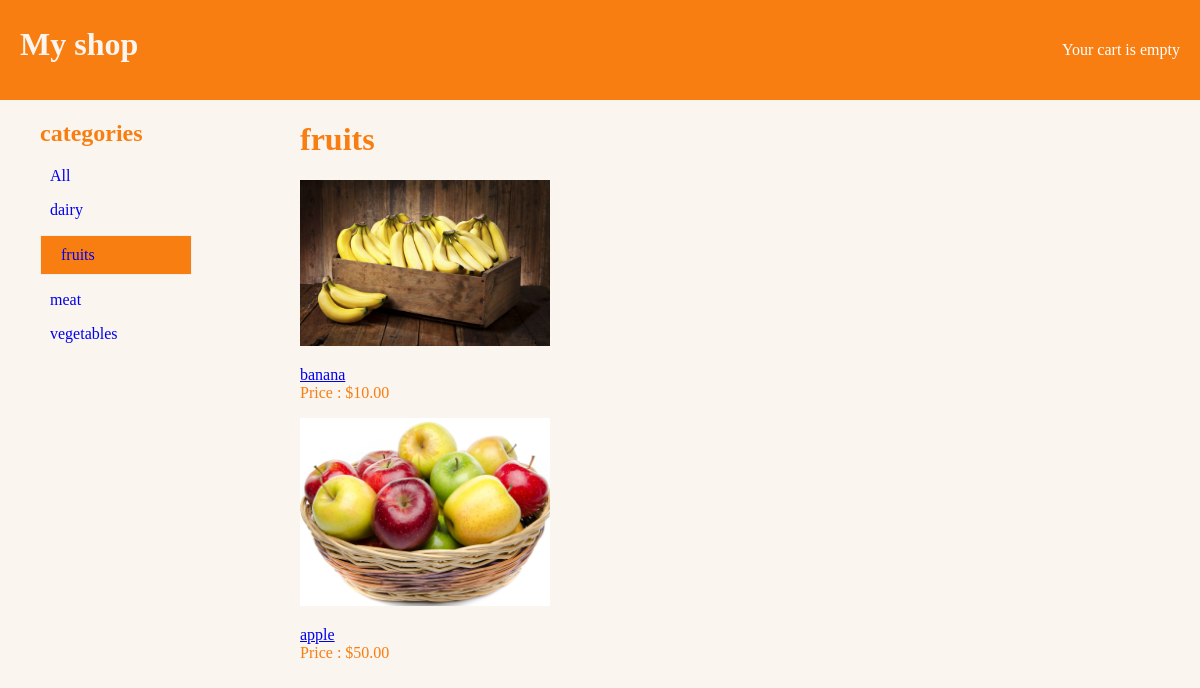
/fruits/, run on the app's committed database.
### shop/models.py (models this page shows, shortened)
class Category(models.Model):
	name = models.CharField(max_length=200,db_index=True)
	slug = models.SlugField(max_length=200,db_index=True,unique=True)
	class Meta:
		ordering = ('name',)
		verbose_name = "Category"
		verbose_name_plural = "Categorys"
	def get_absolute_url(self):
		return reverse('shop:product_list_category',args=[self.slug])

class Product(models.Model):
	category 	= models.ForeignKey(Category,related_name='product',on_delete=models.CASCADE)
	name 		= models.CharField(max_length=200,db_index=True)
	slug 		= models.SlugField(max_length=200,db_index=True)
	Image 		= models.ImageField(blank=True)
	description = models.TextField(blank=True)
	price 		= models.DecimalField(max_digits=10,decimal_places=2)
	stock 		= models.PositiveIntegerField()
	available 	= models.BooleanField(default=True)
	created 	= models.DateTimeField(auto_now_add=True)
	updated 	= models.DateTimeField(auto_now=True)
	class Meta:
		ordering = ('-created',)
		index_together = (('id','slug'),)
		verbose_name = "Product"
		verbose_name_plural = "Products"
	def get_absolute_url(self):
		return reverse('shop:product_detail',args=[self.id,self.slug])

### shop/views.py (the view)
# urls.py: re_path('^(?P<category_slug>[-\w]+)/$',views.product_list,name='product_list_category'),
def product_list(request,category_slug=None):
    category = None
    categories = Category.objects.all()
    products = Product.objects.filter(available=True)
    if category_slug:
        category = get_object_or_404(Category,slug=category_slug)
        products = products.filter(category=category)
    context = {
		'category':category,
		'categories':categories,
		'products':products
	}
    return render(request,'shop/product/list.html',context)

### cart/cart.py (called while the page is built)
    def __len__(self):
        return sum(item['quantity'] for item in self.cart.values())

### cart/context_processors.py (called while the page is built)
def cart(request):
    return {'cart':Cart(request)}

### shop/templates/shop/product/list.html (shortened to what this page needs)
{% extends "base.html" %}
{% load static %}
{% block content %}
	<div id="sidebar">
		<ul>
			<h2>categories</h2>
				<li
				>
					<a href="{% url 'shop:product_list' %}">All</a>
				</li>
		</ul>
		{% for cat in categories %}
			<ul>
				<li
					{% if category.slug == cat.slug %}
						class = "selected"
					{% endif %}
				>
					<a href="{{cat.get_absolute_url}}">{{cat.name}}</a>
				</li>
			</ul>
		{% endfor %}
	</div>
	<div id="main">
		<h1>
			{% if category %}
				{{category.name}}
			{% else %}
				Products
			{% endif %}
		</h1>
			{% for prod in products %}
				<div class="items">
					<a href="{{prod.get_absolute_url}}">
						<img src="
							{% if prod.Image %}
								{{prod.Image.url}}
							{% else %}
								{% static 'img/default.png' %}
							{% endif %}"
						width=250px>
					</a><br>
					<p class="center"><a href="{{prod.get_absolute_url}}">{{prod.name}}</a>
					<br>Price : ${{prod.price}}</p>
				</div>
			{% endfor %}
</div>
{% endblock content %}

### shop/static/css/style.css (style rules this page uses)
body { background: #FBF5EF; padding:0; margin:0 auto; color: #f87e12; }
#sidebar { float:left; width:25%; }
#sidebar ul li { width:50%; display: block; list-style:none; }
#sidebar ul li a { text-decoration: none; padding:10px; }
.selected { background-color:#f87e12; color:#fff; border:1px solid #eee; text-decoration: none; padding:10px; }
#main { float:left; width:75%; overflow: hidden; }
#main .items { width:33.33333%; }

### data on the page
Category: name "dairy"
Category: name "fruits"
Category: name "meat"
Category: name "vegetables"
Product: Image (picture), name "banana", price "10.00"
Product: Image (picture), name "apple", price "50.00"
